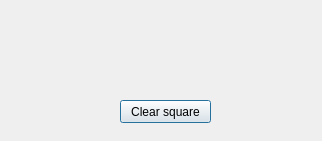
<?xml version="1.0" encoding="UTF-8"?>
<ui version="4.0">
 <class>Dialog</class>
 <widget class="QDialog" name="Dialog">
  <property name="geometry">
   <rect>
    <x>0</x>
    <y>0</y>
    <width>322</width>
    <height>141</height>
   </rect>
  </property>
  <property name="windowTitle">
   <string>Dialog</string>
  </property>
  <widget class="QPushButton" name="clearButton">
   <property name="geometry">
    <rect>
     <x>120</x>
     <y>100</y>
     <width>91</width>
     <height>23</height>
    </rect>
   </property>
   <property name="text">
    <string>Clear square</string>
   </property>
  </widget>
 </widget>
 <resources/>
 <connections/>
</ui>
